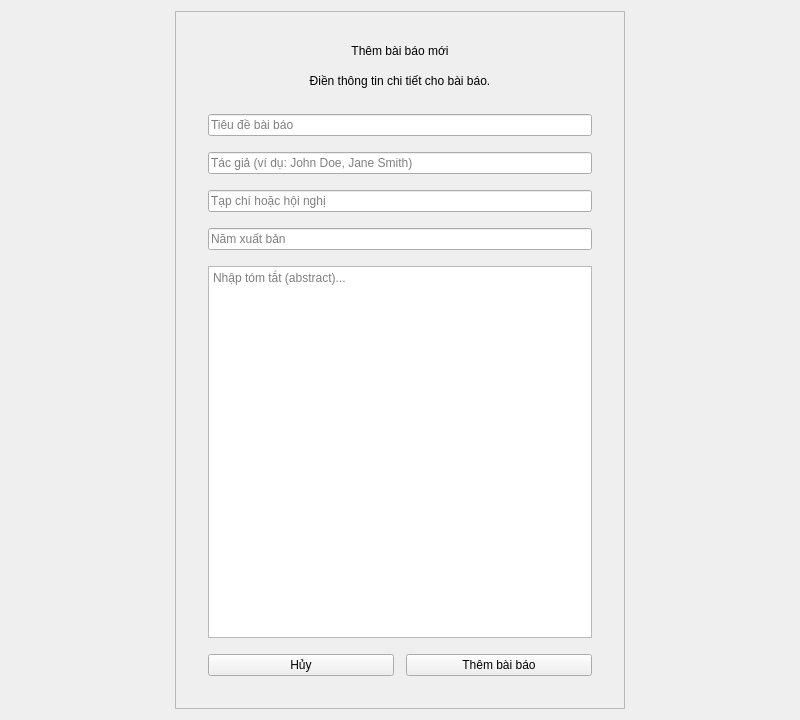
<?xml version="1.0" encoding="UTF-8"?>
<ui version="4.0">
 <class>articlemenu</class>
 <widget class="QWidget" name="articlemenu">
  <property name="geometry">
   <rect>
    <x>0</x>
    <y>0</y>
    <width>800</width>
    <height>720</height>
   </rect>
  </property>
  <property name="windowTitle">
   <string>Thêm bài báo</string>
  </property>
  <layout class="QHBoxLayout" name="horizontalLayout">
   <item>
    <spacer name="horizontalSpacer_1">
     <property name="orientation">
      <enum>Qt::Orientation::Horizontal</enum>
     </property>
     <property name="sizeHint" stdset="0">
      <size>
       <width>40</width>
       <height>20</height>
      </size>
     </property>
    </spacer>
   </item>
   <item>
    <widget class="QFrame" name="centralCard">
     <property name="minimumSize">
      <size>
       <width>450</width>
       <height>0</height>
      </size>
     </property>
     <property name="maximumSize">
      <size>
       <width>450</width>
       <height>16777215</height>
      </size>
     </property>
     <property name="frameShape">
      <enum>QFrame::Shape::StyledPanel</enum>
     </property>
     <property name="frameShadow">
      <enum>QFrame::Shadow::Raised</enum>
     </property>
     <layout class="QVBoxLayout" name="verticalLayout">
      <property name="spacing">
       <number>16</number>
      </property>
      <property name="leftMargin">
       <number>32</number>
      </property>
      <property name="topMargin">
       <number>32</number>
      </property>
      <property name="rightMargin">
       <number>32</number>
      </property>
      <property name="bottomMargin">
       <number>32</number>
      </property>
      <item>
       <widget class="QLabel" name="titleLabel">
        <property name="text">
         <string>Thêm bài báo mới</string>
        </property>
        <property name="alignment">
         <set>Qt::AlignmentFlag::AlignCenter</set>
        </property>
       </widget>
      </item>
      <item>
       <widget class="QLabel" name="subtitleLabel">
        <property name="text">
         <string>Điền thông tin chi tiết cho bài báo.</string>
        </property>
        <property name="alignment">
         <set>Qt::AlignmentFlag::AlignCenter</set>
        </property>
       </widget>
      </item>
      <item>
       <spacer name="verticalSpacer_1">
        <property name="orientation">
         <enum>Qt::Orientation::Vertical</enum>
        </property>
        <property name="sizeType">
         <enum>QSizePolicy::Policy::Fixed</enum>
        </property>
        <property name="sizeHint" stdset="0">
         <size>
          <width>20</width>
          <height>10</height>
         </size>
        </property>
       </spacer>
      </item>
      <item>
       <widget class="QLineEdit" name="titleLineEdit">
        <property name="placeholderText">
         <string>Tiêu đề bài báo</string>
        </property>
       </widget>
      </item>
      <item>
       <widget class="QLineEdit" name="authorsLineEdit">
        <property name="placeholderText">
         <string>Tác giả (ví dụ: John Doe, Jane Smith)</string>
        </property>
       </widget>
      </item>
      <item>
       <widget class="QLineEdit" name="journalLineEdit">
        <property name="placeholderText">
         <string>Tạp chí hoặc hội nghị</string>
        </property>
       </widget>
      </item>
      <item>
       <widget class="QLineEdit" name="yearLineEdit">
        <property name="placeholderText">
         <string>Năm xuất bản</string>
        </property>
       </widget>
      </item>
      <item>
       <widget class="QTextEdit" name="abstractTextEdit">
        <property name="minimumSize">
         <size>
          <width>0</width>
          <height>150</height>
         </size>
        </property>
        <property name="placeholderText">
         <string>Nhập tóm tắt (abstract)...</string>
        </property>
       </widget>
      </item>
      <item>
       <layout class="QHBoxLayout" name="buttonLayout">
        <property name="spacing">
         <number>12</number>
        </property>
        <item>
         <widget class="QPushButton" name="cancelButton">
          <property name="text">
           <string>Hủy</string>
          </property>
         </widget>
        </item>
        <item>
         <widget class="QPushButton" name="addArticleButton">
          <property name="text">
           <string>Thêm bài báo</string>
          </property>
         </widget>
        </item>
       </layout>
      </item>
     </layout>
    </widget>
   </item>
   <item>
    <spacer name="horizontalSpacer_2">
     <property name="orientation">
      <enum>Qt::Orientation::Horizontal</enum>
     </property>
     <property name="sizeHint" stdset="0">
      <size>
       <width>40</width>
       <height>20</height>
      </size>
     </property>
    </spacer>
   </item>
  </layout>
 </widget>
 <resources/>
 <connections/>
</ui>
